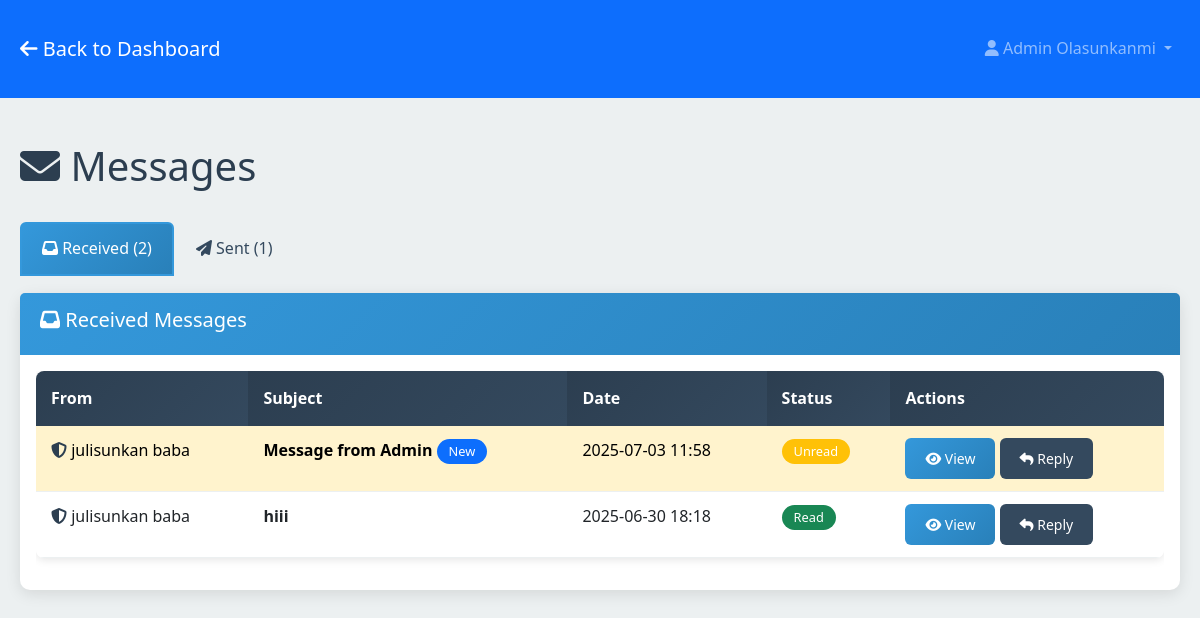
Screenshot of /messages (signed in) with the database file from the repository.
### models.py (models this page shows, shortened)
class User(db.Model):
    id = db.Column(db.Integer, primary_key=True)
    username = db.Column(db.String(80), unique=True, nullable=False)
    email = db.Column(db.String(120), unique=True, nullable=False)
    password_hash = db.Column(db.String(255), nullable=False)
    first_name = db.Column(db.String(100), nullable=False)
    last_name = db.Column(db.String(100), nullable=False)
    is_admin = db.Column(db.Boolean, default=False)
    is_verified = db.Column(db.Boolean, default=False)
    verification_token = db.Column(db.String(100), nullable=True)
    reset_token = db.Column(db.String(100), nullable=True)
    reset_token_expires = db.Column(db.DateTime, nullable=True)
    created_at = db.Column(db.DateTime, default=datetime.utcnow)
    last_login = db.Column(db.DateTime, nullable=True)
    pdf_codes = db.relationship('UserPDFCode', foreign_keys='UserPDFCode.user_id', backref='user', lazy=True, cascade='all, delete-orphan')
    pdf_requests = db.relationship('PDFRequest', backref='user', lazy=True, cascade='all, delete-orphan')
    sent_messages = db.relationship('Message', foreign_keys='Message.sender_id', backref='sender', lazy=True, cascade='all, delete-orphan')
    received_messages = db.relationship('Message', foreign_keys='Message.recipient_id', backref='recipient', lazy=True, cascade='all, delete-orphan')
    uploaded_pdfs = db.relationship('UserPDFCode', foreign_keys='UserPDFCode.uploaded_by_admin_id', backref='uploader', lazy=True)

class Message(db.Model):
    id = db.Column(db.Integer, primary_key=True)
    sender_id = db.Column(db.Integer, db.ForeignKey('user.id', ondelete='CASCADE'), nullable=False)
    recipient_id = db.Column(db.Integer, db.ForeignKey('user.id', ondelete='CASCADE'), nullable=False)
    subject = db.Column(db.String(200), nullable=False)
    content = db.Column(db.Text, nullable=False)  # Allows HTML content
    is_read = db.Column(db.Boolean, default=False)
    created_at = db.Column(db.DateTime, default=datetime.utcnow)
    parent_message_id = db.Column(db.Integer, db.ForeignKey('message.id', ondelete='CASCADE'), nullable=True)
    replies = db.relationship('Message', backref=db.backref('parent', remote_side=[id]), lazy=True)

### app.py (the view)
@app.route('/messages')
@login_required
def messages():
    user = User.query.get(session['user_id'])
    sent_messages = Message.query.filter_by(sender_id=user.id).order_by(Message.created_at.desc()).all()
    received_messages = Message.query.filter_by(recipient_id=user.id).order_by(Message.created_at.desc()).all()
    return render_template('messages/messages.html',
                         user=user,
                         sent_messages=sent_messages,
                         received_messages=received_messages)

### app.py (called while the page is built)
def login_required(f):
    @wraps(f)
    def decorated_function(*args, **kwargs):
        if 'user_id' not in session:
            flash('Please log in to access this page.', 'error')
            return redirect(url_for('login'))
        return f(*args, **kwargs)
    return decorated_function

### templates/messages/messages.html (shortened to what this page needs)
<!DOCTYPE html>
<html lang="en">
<head>
    <link href="https://cdn.jsdelivr.net/npm/bootstrap@5.3.0/dist/css/bootstrap.min.css" rel="stylesheet">
    <link rel="stylesheet" href="https://cdnjs.cloudflare.com/ajax/libs/font-awesome/6.4.0/css/all.min.css">
    <link rel="stylesheet" href="{{ url_for('static', filename='css/style.css') }}">
</head>
<body>
    <nav class="navbar navbar-expand-lg navbar-dark bg-primary">
        <div class="container">
            <a class="navbar-brand" href="{{ url_for('dashboard') }}">
                <i class="fas fa-arrow-left"></i> Back to Dashboard
            </a>
            <div class="navbar-nav ms-auto">
                <div class="nav-item dropdown">
                    <a class="nav-link dropdown-toggle" href="#" id="navbarDropdown" role="button" data-bs-toggle="dropdown">
                        <i class="fas fa-user"></i> {{ user.first_name }} {{ user.last_name }}
                    </a>
                </div>
            </div>
        </div>
    </nav>
    <div class="container mt-4">
        <div class="row">
            <div class="col-12">
                <div class="d-flex justify-content-between align-items-center mb-4">
                    <h1><i class="fas fa-envelope"></i> Messages</h1>
                </div>
            </div>
        </div>
        <ul class="nav nav-tabs" id="messageTabs">
            <li class="nav-item">
                <a class="nav-link active" id="received-tab" data-bs-toggle="tab" href="#received">
                    <i class="fas fa-inbox"></i> Received ({{ received_messages|length }})
                </a>
            </li>
            <li class="nav-item">
                <a class="nav-link" id="sent-tab" data-bs-toggle="tab" href="#sent">
                    <i class="fas fa-paper-plane"></i> Sent ({{ sent_messages|length }})
                </a>
            </li>
        </ul>
        <div class="tab-content mt-3">
            <div class="tab-pane fade show active" id="received">
                <div class="card">
                    <div class="card-header">
                        <h5><i class="fas fa-inbox"></i> Received Messages</h5>
                    </div>
                    <div class="card-body">
                        {% if received_messages %}
                        <div class="table-responsive">
                            <table class="table table-hover">
                                <thead>
                                    <tr>
                                        <th>From</th>
                                        <th>Subject</th>
                                        <th>Date</th>
                                        <th>Status</th>
                                        <th>Actions</th>
                                    </tr>
                                </thead>
                                <tbody>
                                    {% for message in received_messages %}
                                    <tr class="{% if not message.is_read %}table-warning{% endif %}">
                                        <td>
                                            {% if message.sender.is_admin %}
                                            <i class="fas fa-shield-alt text-primary"></i>
                                            {% endif %}
                                            {{ message.sender.first_name }} {{ message.sender.last_name }}
                                        </td>
                                        <td>
                                            <strong>{{ message.subject }}</strong>
                                            {% if not message.is_read %}
                                            <span class="badge bg-primary">New</span>
                                            {% endif %}
                                        </td>
                                        <td>{{ message.created_at.strftime('%Y-%m-%d %H:%M') }}</td>
                                        <td>
                                            {% if message.is_read %}
                                            <span class="badge bg-success">Read</span>
                                            {% else %}
                                            <span class="badge bg-warning">Unread</span>
                                            {% endif %}
                                        </td>
                                        <td>
                                            <button type="button" class="btn btn-sm btn-primary" onclick="viewMessage({{ message.id }}, '{{ message.sender.first_name }} {{ message.sender.last_name }}', '{{ message.subject }}', {{ message.sender.id }}, {{ message.is_read|lower }})">
                                                <i class="fas fa-eye"></i> View
                                            </button>
                                            {% if user.is_admin or message.sender.is_admin %}
                                            <button type="button" class="btn btn-sm btn-secondary" onclick="replyToMessage({{ message.sender.id }}, '{{ message.sender.first_name }} {{ message.sender.last_name }}', 'Re: {{ message.subject }}', {{ message.id }})">
                                                <i class="fas fa-reply"></i> Reply
                                            </button>
                                            {% endif %}
                                        </td>
                                    </tr>
                                    {% endfor %}
                                </tbody>
                            </table>
                        </div>
                        {% else %}
                        <div class="text-center py-4">
                            <i class="fas fa-inbox fa-3x text-muted mb-3"></i>
                            <h5>No messages received</h5>
                            <p class="text-muted">Your received messages will appear here.</p>
                        </div>
                        {% endif %}
                    </div>
                </div>
            </div>
        </div>
    </div>
</body>
</html>

### static/css/style.css (style rules this page uses)
:root { --primary-color: #2c3e50; --secondary-color: #34495e; --accent-color: #3498db; --success-color: #27ae60; --danger-color: #e74c3c; --warning-color: #f39c12; --info-color: #16a085; --light-color: #ecf0f1; --dark-color: #2c3e50; --white: #ffffff; --black: #000000; --gradient-primary: linear-gradient(135deg, #2c3e50 0%, #34495e 100%); --gradient-accent: linear-gradient(135deg, #3498db 0%, #2980b9 100%); }
body { font-family: 'Segoe UI', Tahoma, Geneva, Verdana, sans-serif; background-color: var(--light-color); color: var(--dark-color); line-height: 1.6; margin: 0; padding: 0; }
.container { max-width: 1200px; margin: 0 auto; padding: 20px; }
.card, .document-card { border: none; border-radius: 10px; box-shadow: 0 4px 15px rgba(0, 0, 0, 0.1); margin-bottom: 20px; transition: all 0.3s ease; }
.card-header { background: var(--gradient-accent); color: var(--white); border-bottom: none; border-radius: 10px 10px 0 0; padding: 15px 20px; }
.btn { border-radius: 6px; padding: 10px 20px; font-weight: 500; transition: all 0.3s ease; border: none; }
.btn-primary { background: var(--gradient-accent); color: var(--white); }
.btn-secondary { background: var(--secondary-color); }
.nav-tabs { border-bottom: 2px solid var(--light-color); }
.nav-tabs .nav-link { border-radius: 6px 6px 0 0; border: 2px solid transparent; color: var(--secondary-color); font-weight: 500; padding: 12px 20px; transition: all 0.3s ease; }
.nav-tabs .nav-link.active { background: var(--gradient-accent); border-color: var(--accent-color); color: var(--white); }
.badge { font-size: 0.8em; padding: 6px 12px; border-radius: 20px; font-weight: 500; }
.table { border-radius: 8px; overflow: hidden; box-shadow: 0 2px 8px rgba(0, 0, 0, 0.1); }
.table thead th { background: var(--gradient-primary); color: var(--white); border: none; font-weight: 600; padding: 15px; }
.table tbody td { padding: 12px 15px; border-color: var(--light-color); }
.text-primary { color: var(--primary-color) !important; }

### rows the page displays
User: first_name "Admin", last_name "Olasunkanmi"
Message: sender.first_name "julisunkan", sender.last_name "baba", subject "Message from Admin", is_read "New", created_at "2025-07-03 11:58"
Message: sender.first_name "julisunkan", sender.last_name "baba", subject "hiii", created_at "2025-06-30 18:18", is_read "Read"

### other values shown
{{ received_messages|length }} "2"
{{ sent_messages|length }} "1"
